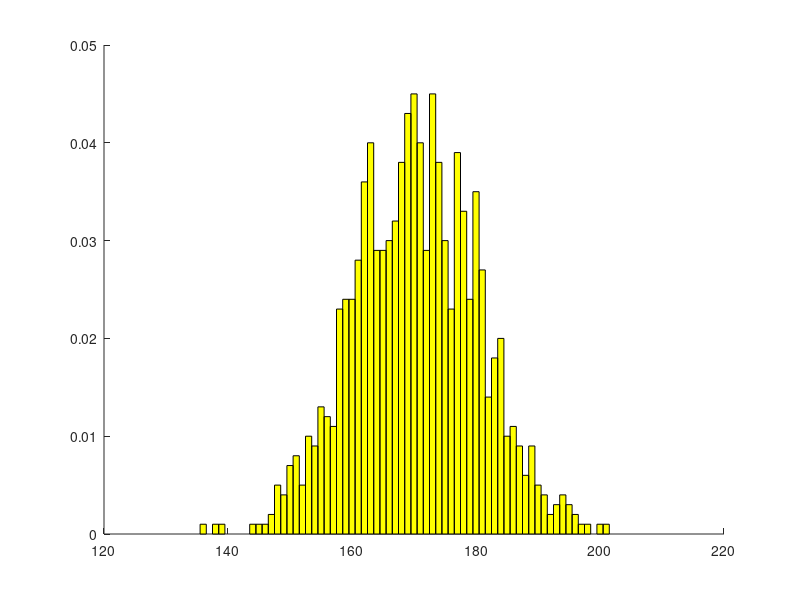
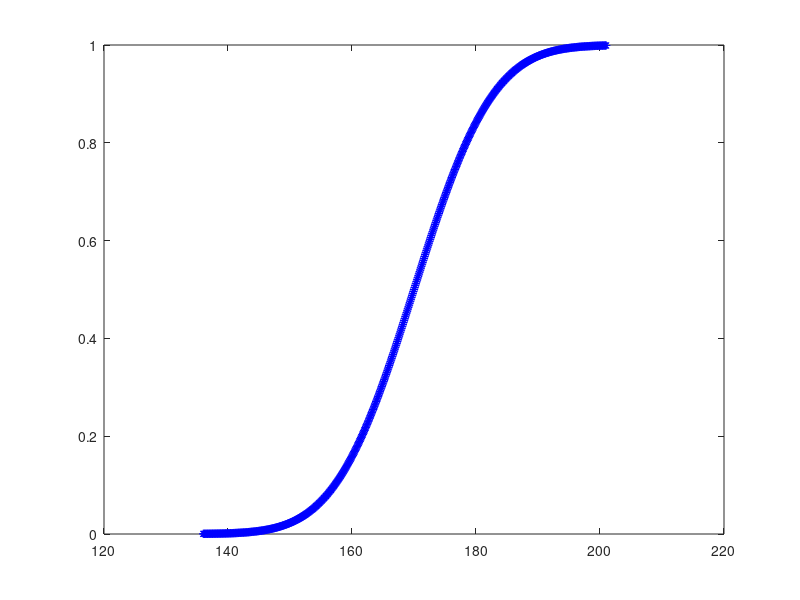

Write MATLAB code to recreate these figures, in order.
% zeros(nr_coloane, nr_linii) -> genereaza o matrice cu zerouri
% unifrnd(a, b, nr_coloane, nr_linii -> genereaza o matrice cu valori din [a,b]\
% randsample(matrice/vector, nr_elemente) -> extrage un numar de elemente din m/v
% mean(vector) -> calculeaza media elementelor din vector

pkg load statistics

function practic1
  suma = zeros(1, 1000);
  probabilitate = 0;
  for i = 1 : 1000
    vector = unifrnd(0, 10, 1, 5);
    x = randsample(vector, 2);
    suma(i) = x(1) + x(2);
    diferenta = abs(x(1) - x(2));
    if diferenta > 2
      probabilitate++;
    endif
  endfor

  medie = mean(suma);

  disp(medie);
  disp(probabilitate/1000);

  probabilitate_interval=unifcdf(8,0,10)-unifcdf(5,0,10)
  probabilitate_2_elemente=binopdf(2,5,probabilitate_interval)
  binornd(4,probabilitate_interval,1,10)
endfunction

function practic2
  % a)
  disp(7/10);
  % b)
  timp_server = [1 2 3 4];
  prob = [1/10 2/10 3/10 4/10];

  srv = randsample(timp_server, 10, true, prob);
  timpi = exprnd(srv);
  mean(timpi)
%c)
  favorabile=sum(timpi>=3);
  prob=favorabile/10

endfunction

function [p1, p2, p3] = aux_r41(vec)
  p1 = 0;
  p2 = 0;
  p3 = 0;
  if vec(1) == 'a' && vec(2) == 'r' && vec(3) == 'v'
    %disp("da");
    p1 = 1;
  endif
  if !any(vec == 'v')
    %disp("nu are verzi");
    p2 = 1;
  endif
  if sum(vec == 'v') == 1
    %disp("exact una verde");
    p3 = 1;
  endif
endfunction

function r41
  bile = "rrrrrrrrrraaavvvvv";

  probs_return = [0 0 0];
  probs_w8_return = [0 0 0];

  for i = 1 : 1000
    with_return = randsample(bile, 3, true);
    [p1, p2, p3] = aux_r41(with_return);
    probs_return += [p1, p2, p3];
    without_return = randsample(bile, 3);
    [p1, p2, p3] = aux_r41(without_return);
    probs_w8_return += [p1, p2, p3];
  endfor
  disp(probs_return ./ 1000);
  disp(probs_w8_return ./ 1000);

endfunction

function media(n=1000)
  pasi=ceil(normrnd(170,10,1,n));
   medie=mean(pasi)
  favorabile=0;
  for i=1:length(pasi)
    if pasi(i)>200
      favorabile=favorabile+1;
    endif
  endfor
  procentaj=favorabile/n*100
  favorabile
  max_pasi=max(pasi);
  min_pasi=min(pasi);
  posibile=min_pasi:max_pasi;
  frecv_absolute=hist(pasi,posibile); %frecvente absolute


  %history -c;
  hold on;
  x=[min_pasi:0.1:max_pasi];
  %graficul functiei de densitate

  bar(posibile,frecv_absolute/n,'hist','FaceColor','y');
  #plot(x,normpdf(x,170,10),'r*')
  figure;
  plot(x,normcdf(x,170,10),'b*') %functia de repartitie

endfunction

media(1000);













